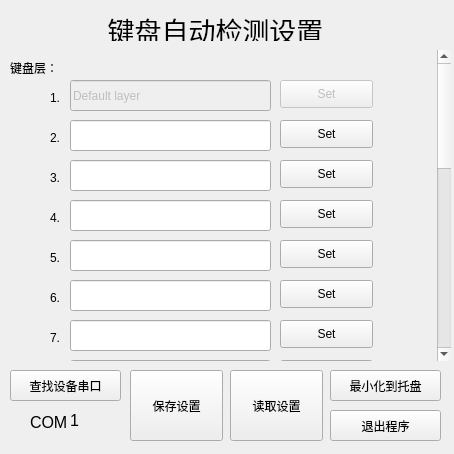
<?xml version="1.0" encoding="UTF-8"?>
<ui version="4.0">
 <class>MainWindow</class>
 <widget class="QMainWindow" name="MainWindow">
  <property name="enabled">
   <bool>true</bool>
  </property>
  <property name="geometry">
   <rect>
    <x>0</x>
    <y>0</y>
    <width>454</width>
    <height>454</height>
   </rect>
  </property>
  <property name="sizePolicy">
   <sizepolicy hsizetype="Fixed" vsizetype="Fixed">
    <horstretch>0</horstretch>
    <verstretch>0</verstretch>
   </sizepolicy>
  </property>
  <property name="minimumSize">
   <size>
    <width>454</width>
    <height>454</height>
   </size>
  </property>
  <property name="maximumSize">
   <size>
    <width>454</width>
    <height>454</height>
   </size>
  </property>
  <property name="sizeIncrement">
   <size>
    <width>0</width>
    <height>-1</height>
   </size>
  </property>
  <property name="baseSize">
   <size>
    <width>0</width>
    <height>-1</height>
   </size>
  </property>
  <property name="windowTitle">
   <string>键盘设置</string>
  </property>
  <property name="windowIcon">
   <iconset theme="rgb.png">
    <normaloff>.</normaloff>.</iconset>
  </property>
  <widget class="QWidget" name="centralWidget">
   <widget class="QScrollArea" name="scrollArea">
    <property name="geometry">
     <rect>
      <x>0</x>
      <y>50</y>
      <width>451</width>
      <height>311</height>
     </rect>
    </property>
    <property name="sizePolicy">
     <sizepolicy hsizetype="Fixed" vsizetype="Fixed">
      <horstretch>0</horstretch>
      <verstretch>0</verstretch>
     </sizepolicy>
    </property>
    <property name="mouseTracking">
     <bool>false</bool>
    </property>
    <property name="tabletTracking">
     <bool>false</bool>
    </property>
    <property name="contextMenuPolicy">
     <enum>Qt::ActionsContextMenu</enum>
    </property>
    <property name="frameShape">
     <enum>QFrame::NoFrame</enum>
    </property>
    <property name="lineWidth">
     <number>0</number>
    </property>
    <property name="verticalScrollBarPolicy">
     <enum>Qt::ScrollBarAsNeeded</enum>
    </property>
    <property name="horizontalScrollBarPolicy">
     <enum>Qt::ScrollBarAlwaysOff</enum>
    </property>
    <property name="sizeAdjustPolicy">
     <enum>QAbstractScrollArea::AdjustToContents</enum>
    </property>
    <property name="widgetResizable">
     <bool>false</bool>
    </property>
    <widget class="QWidget" name="scrollAreaWidgetContents">
     <property name="geometry">
      <rect>
       <x>0</x>
       <y>0</y>
       <width>419</width>
       <height>839</height>
      </rect>
     </property>
     <widget class="QLabel" name="label_2">
      <property name="geometry">
       <rect>
        <x>50</x>
        <y>80</y>
        <width>21</width>
        <height>16</height>
       </rect>
      </property>
      <property name="text">
       <string>2.</string>
      </property>
     </widget>
     <widget class="QLabel" name="label_3">
      <property name="geometry">
       <rect>
        <x>50</x>
        <y>120</y>
        <width>21</width>
        <height>16</height>
       </rect>
      </property>
      <property name="text">
       <string>3.</string>
      </property>
     </widget>
     <widget class="QLabel" name="label_4">
      <property name="geometry">
       <rect>
        <x>50</x>
        <y>160</y>
        <width>21</width>
        <height>16</height>
       </rect>
      </property>
      <property name="text">
       <string>4.</string>
      </property>
     </widget>
     <widget class="QLabel" name="label_5">
      <property name="geometry">
       <rect>
        <x>50</x>
        <y>200</y>
        <width>21</width>
        <height>16</height>
       </rect>
      </property>
      <property name="text">
       <string>5.</string>
      </property>
     </widget>
     <widget class="QLabel" name="label_6">
      <property name="geometry">
       <rect>
        <x>50</x>
        <y>240</y>
        <width>21</width>
        <height>16</height>
       </rect>
      </property>
      <property name="text">
       <string>6.</string>
      </property>
     </widget>
     <widget class="QLabel" name="label_7">
      <property name="geometry">
       <rect>
        <x>50</x>
        <y>280</y>
        <width>21</width>
        <height>16</height>
       </rect>
      </property>
      <property name="text">
       <string>7.</string>
      </property>
     </widget>
     <widget class="QLabel" name="label">
      <property name="geometry">
       <rect>
        <x>50</x>
        <y>40</y>
        <width>21</width>
        <height>16</height>
       </rect>
      </property>
      <property name="text">
       <string>1.</string>
      </property>
     </widget>
     <widget class="QPushButton" name="pushButton">
      <property name="enabled">
       <bool>false</bool>
      </property>
      <property name="geometry">
       <rect>
        <x>280</x>
        <y>30</y>
        <width>93</width>
        <height>28</height>
       </rect>
      </property>
      <property name="text">
       <string>Set</string>
      </property>
     </widget>
     <widget class="QPushButton" name="setButton_2">
      <property name="geometry">
       <rect>
        <x>280</x>
        <y>70</y>
        <width>93</width>
        <height>28</height>
       </rect>
      </property>
      <property name="text">
       <string>Set</string>
      </property>
     </widget>
     <widget class="QPushButton" name="setButton_3">
      <property name="geometry">
       <rect>
        <x>280</x>
        <y>110</y>
        <width>93</width>
        <height>28</height>
       </rect>
      </property>
      <property name="text">
       <string>Set</string>
      </property>
     </widget>
     <widget class="QPushButton" name="setButton_4">
      <property name="geometry">
       <rect>
        <x>280</x>
        <y>150</y>
        <width>93</width>
        <height>28</height>
       </rect>
      </property>
      <property name="text">
       <string>Set</string>
      </property>
     </widget>
     <widget class="QPushButton" name="setButton_5">
      <property name="geometry">
       <rect>
        <x>280</x>
        <y>190</y>
        <width>93</width>
        <height>28</height>
       </rect>
      </property>
      <property name="text">
       <string>Set</string>
      </property>
     </widget>
     <widget class="QPushButton" name="setButton_6">
      <property name="geometry">
       <rect>
        <x>280</x>
        <y>230</y>
        <width>93</width>
        <height>28</height>
       </rect>
      </property>
      <property name="text">
       <string>Set</string>
      </property>
     </widget>
     <widget class="QPushButton" name="setButton_7">
      <property name="geometry">
       <rect>
        <x>280</x>
        <y>270</y>
        <width>93</width>
        <height>28</height>
       </rect>
      </property>
      <property name="text">
       <string>Set</string>
      </property>
     </widget>
     <widget class="QLabel" name="label_8">
      <property name="geometry">
       <rect>
        <x>50</x>
        <y>320</y>
        <width>21</width>
        <height>16</height>
       </rect>
      </property>
      <property name="text">
       <string>8.</string>
      </property>
     </widget>
     <widget class="QPushButton" name="setButton_8">
      <property name="geometry">
       <rect>
        <x>280</x>
        <y>310</y>
        <width>93</width>
        <height>28</height>
       </rect>
      </property>
      <property name="text">
       <string>Set</string>
      </property>
     </widget>
     <widget class="QLabel" name="label_9">
      <property name="geometry">
       <rect>
        <x>50</x>
        <y>360</y>
        <width>21</width>
        <height>16</height>
       </rect>
      </property>
      <property name="text">
       <string>9.</string>
      </property>
     </widget>
     <widget class="QPushButton" name="setButton_9">
      <property name="geometry">
       <rect>
        <x>280</x>
        <y>350</y>
        <width>93</width>
        <height>28</height>
       </rect>
      </property>
      <property name="text">
       <string>Set</string>
      </property>
     </widget>
     <widget class="QLabel" name="label_10">
      <property name="geometry">
       <rect>
        <x>50</x>
        <y>400</y>
        <width>21</width>
        <height>16</height>
       </rect>
      </property>
      <property name="text">
       <string>10.</string>
      </property>
     </widget>
     <widget class="QPushButton" name="setButton_10">
      <property name="geometry">
       <rect>
        <x>280</x>
        <y>390</y>
        <width>93</width>
        <height>28</height>
       </rect>
      </property>
      <property name="text">
       <string>Set</string>
      </property>
     </widget>
     <widget class="QLabel" name="label_11">
      <property name="geometry">
       <rect>
        <x>50</x>
        <y>440</y>
        <width>21</width>
        <height>16</height>
       </rect>
      </property>
      <property name="text">
       <string>11.</string>
      </property>
     </widget>
     <widget class="QPushButton" name="setButton_11">
      <property name="geometry">
       <rect>
        <x>280</x>
        <y>430</y>
        <width>93</width>
        <height>28</height>
       </rect>
      </property>
      <property name="text">
       <string>Set</string>
      </property>
     </widget>
     <widget class="QLabel" name="label_12">
      <property name="geometry">
       <rect>
        <x>50</x>
        <y>480</y>
        <width>21</width>
        <height>16</height>
       </rect>
      </property>
      <property name="text">
       <string>12.</string>
      </property>
     </widget>
     <widget class="QPushButton" name="setButton_12">
      <property name="geometry">
       <rect>
        <x>280</x>
        <y>470</y>
        <width>93</width>
        <height>28</height>
       </rect>
      </property>
      <property name="text">
       <string>Set</string>
      </property>
     </widget>
     <widget class="QLabel" name="label_13">
      <property name="geometry">
       <rect>
        <x>50</x>
        <y>520</y>
        <width>21</width>
        <height>16</height>
       </rect>
      </property>
      <property name="text">
       <string>13.</string>
      </property>
     </widget>
     <widget class="QPushButton" name="setButton_13">
      <property name="geometry">
       <rect>
        <x>280</x>
        <y>510</y>
        <width>93</width>
        <height>28</height>
       </rect>
      </property>
      <property name="text">
       <string>Set</string>
      </property>
     </widget>
     <widget class="QLabel" name="label_14">
      <property name="geometry">
       <rect>
        <x>50</x>
        <y>560</y>
        <width>21</width>
        <height>16</height>
       </rect>
      </property>
      <property name="text">
       <string>14.</string>
      </property>
     </widget>
     <widget class="QPushButton" name="setButton_14">
      <property name="geometry">
       <rect>
        <x>280</x>
        <y>550</y>
        <width>93</width>
        <height>28</height>
       </rect>
      </property>
      <property name="text">
       <string>Set</string>
      </property>
     </widget>
     <widget class="QLabel" name="label_15">
      <property name="geometry">
       <rect>
        <x>50</x>
        <y>600</y>
        <width>21</width>
        <height>16</height>
       </rect>
      </property>
      <property name="text">
       <string>15.</string>
      </property>
     </widget>
     <widget class="QPushButton" name="setButton_15">
      <property name="geometry">
       <rect>
        <x>280</x>
        <y>590</y>
        <width>93</width>
        <height>28</height>
       </rect>
      </property>
      <property name="text">
       <string>Set</string>
      </property>
     </widget>
     <widget class="QLabel" name="label_16">
      <property name="geometry">
       <rect>
        <x>50</x>
        <y>640</y>
        <width>21</width>
        <height>16</height>
       </rect>
      </property>
      <property name="text">
       <string>16.</string>
      </property>
     </widget>
     <widget class="QPushButton" name="setButton_16">
      <property name="geometry">
       <rect>
        <x>280</x>
        <y>630</y>
        <width>93</width>
        <height>28</height>
       </rect>
      </property>
      <property name="text">
       <string>Set</string>
      </property>
     </widget>
     <widget class="QLabel" name="label_17">
      <property name="geometry">
       <rect>
        <x>50</x>
        <y>680</y>
        <width>21</width>
        <height>16</height>
       </rect>
      </property>
      <property name="text">
       <string>17.</string>
      </property>
     </widget>
     <widget class="QPushButton" name="setButton_17">
      <property name="geometry">
       <rect>
        <x>280</x>
        <y>670</y>
        <width>93</width>
        <height>28</height>
       </rect>
      </property>
      <property name="text">
       <string>Set</string>
      </property>
     </widget>
     <widget class="QLabel" name="label_18">
      <property name="geometry">
       <rect>
        <x>50</x>
        <y>720</y>
        <width>21</width>
        <height>16</height>
       </rect>
      </property>
      <property name="text">
       <string>18.</string>
      </property>
     </widget>
     <widget class="QPushButton" name="setButton_18">
      <property name="geometry">
       <rect>
        <x>280</x>
        <y>710</y>
        <width>93</width>
        <height>28</height>
       </rect>
      </property>
      <property name="text">
       <string>Set</string>
      </property>
     </widget>
     <widget class="QLabel" name="label_19">
      <property name="geometry">
       <rect>
        <x>50</x>
        <y>760</y>
        <width>21</width>
        <height>16</height>
       </rect>
      </property>
      <property name="text">
       <string>19.</string>
      </property>
     </widget>
     <widget class="QPushButton" name="setButton_19">
      <property name="geometry">
       <rect>
        <x>280</x>
        <y>750</y>
        <width>93</width>
        <height>28</height>
       </rect>
      </property>
      <property name="text">
       <string>Set</string>
      </property>
     </widget>
     <widget class="QLabel" name="label_20">
      <property name="geometry">
       <rect>
        <x>50</x>
        <y>800</y>
        <width>21</width>
        <height>16</height>
       </rect>
      </property>
      <property name="text">
       <string>20.</string>
      </property>
     </widget>
     <widget class="QPushButton" name="setButton_20">
      <property name="geometry">
       <rect>
        <x>280</x>
        <y>790</y>
        <width>93</width>
        <height>28</height>
       </rect>
      </property>
      <property name="text">
       <string>Set</string>
      </property>
     </widget>
     <widget class="QLabel" name="label_24">
      <property name="geometry">
       <rect>
        <x>10</x>
        <y>10</y>
        <width>72</width>
        <height>15</height>
       </rect>
      </property>
      <property name="text">
       <string>键盘层：</string>
      </property>
     </widget>
     <widget class="QLineEdit" name="lineEdit">
      <property name="enabled">
       <bool>false</bool>
      </property>
      <property name="geometry">
       <rect>
        <x>70</x>
        <y>30</y>
        <width>201</width>
        <height>31</height>
       </rect>
      </property>
      <property name="text">
       <string>Default layer</string>
      </property>
     </widget>
     <widget class="QLineEdit" name="lineEdit_2">
      <property name="geometry">
       <rect>
        <x>70</x>
        <y>70</y>
        <width>201</width>
        <height>31</height>
       </rect>
      </property>
      <property name="inputMask">
       <string/>
      </property>
      <property name="text">
       <string/>
      </property>
     </widget>
     <widget class="QLineEdit" name="lineEdit_3">
      <property name="geometry">
       <rect>
        <x>70</x>
        <y>110</y>
        <width>201</width>
        <height>31</height>
       </rect>
      </property>
     </widget>
     <widget class="QLineEdit" name="lineEdit_4">
      <property name="geometry">
       <rect>
        <x>70</x>
        <y>150</y>
        <width>201</width>
        <height>31</height>
       </rect>
      </property>
     </widget>
     <widget class="QLineEdit" name="lineEdit_5">
      <property name="geometry">
       <rect>
        <x>70</x>
        <y>190</y>
        <width>201</width>
        <height>31</height>
       </rect>
      </property>
     </widget>
     <widget class="QLineEdit" name="lineEdit_6">
      <property name="geometry">
       <rect>
        <x>70</x>
        <y>230</y>
        <width>201</width>
        <height>31</height>
       </rect>
      </property>
     </widget>
     <widget class="QLineEdit" name="lineEdit_7">
      <property name="geometry">
       <rect>
        <x>70</x>
        <y>270</y>
        <width>201</width>
        <height>31</height>
       </rect>
      </property>
     </widget>
     <widget class="QLineEdit" name="lineEdit_8">
      <property name="geometry">
       <rect>
        <x>70</x>
        <y>310</y>
        <width>201</width>
        <height>31</height>
       </rect>
      </property>
     </widget>
     <widget class="QLineEdit" name="lineEdit_9">
      <property name="geometry">
       <rect>
        <x>70</x>
        <y>350</y>
        <width>201</width>
        <height>31</height>
       </rect>
      </property>
     </widget>
     <widget class="QLineEdit" name="lineEdit_10">
      <property name="geometry">
       <rect>
        <x>70</x>
        <y>390</y>
        <width>201</width>
        <height>31</height>
       </rect>
      </property>
     </widget>
     <widget class="QLineEdit" name="lineEdit_11">
      <property name="geometry">
       <rect>
        <x>70</x>
        <y>430</y>
        <width>201</width>
        <height>31</height>
       </rect>
      </property>
     </widget>
     <widget class="QLineEdit" name="lineEdit_12">
      <property name="geometry">
       <rect>
        <x>70</x>
        <y>470</y>
        <width>201</width>
        <height>31</height>
       </rect>
      </property>
     </widget>
     <widget class="QLineEdit" name="lineEdit_13">
      <property name="geometry">
       <rect>
        <x>70</x>
        <y>510</y>
        <width>201</width>
        <height>31</height>
       </rect>
      </property>
     </widget>
     <widget class="QLineEdit" name="lineEdit_14">
      <property name="geometry">
       <rect>
        <x>70</x>
        <y>550</y>
        <width>201</width>
        <height>31</height>
       </rect>
      </property>
     </widget>
     <widget class="QLineEdit" name="lineEdit_15">
      <property name="geometry">
       <rect>
        <x>70</x>
        <y>590</y>
        <width>201</width>
        <height>31</height>
       </rect>
      </property>
     </widget>
     <widget class="QLineEdit" name="lineEdit_16">
      <property name="geometry">
       <rect>
        <x>70</x>
        <y>630</y>
        <width>201</width>
        <height>31</height>
       </rect>
      </property>
     </widget>
     <widget class="QLineEdit" name="lineEdit_17">
      <property name="geometry">
       <rect>
        <x>70</x>
        <y>670</y>
        <width>201</width>
        <height>31</height>
       </rect>
      </property>
     </widget>
     <widget class="QLineEdit" name="lineEdit_18">
      <property name="geometry">
       <rect>
        <x>70</x>
        <y>710</y>
        <width>201</width>
        <height>31</height>
       </rect>
      </property>
     </widget>
     <widget class="QLineEdit" name="lineEdit_19">
      <property name="geometry">
       <rect>
        <x>70</x>
        <y>750</y>
        <width>201</width>
        <height>31</height>
       </rect>
      </property>
     </widget>
     <widget class="QLineEdit" name="lineEdit_20">
      <property name="geometry">
       <rect>
        <x>70</x>
        <y>790</y>
        <width>201</width>
        <height>31</height>
       </rect>
      </property>
     </widget>
    </widget>
   </widget>
   <widget class="QLabel" name="label_21">
    <property name="geometry">
     <rect>
      <x>80</x>
      <y>10</y>
      <width>271</width>
      <height>31</height>
     </rect>
    </property>
    <property name="text">
     <string>&lt;html&gt;&lt;head/&gt;&lt;body&gt;&lt;p align=&quot;center&quot;&gt;&lt;span style=&quot; font-size:20pt;&quot;&gt;键盘自动检测设置&lt;/span&gt;&lt;/p&gt;&lt;/body&gt;&lt;/html&gt;</string>
    </property>
   </widget>
   <widget class="QPushButton" name="pushButton_21">
    <property name="geometry">
     <rect>
      <x>10</x>
      <y>370</y>
      <width>111</width>
      <height>31</height>
     </rect>
    </property>
    <property name="text">
     <string>查找设备串口</string>
    </property>
   </widget>
   <widget class="QPushButton" name="exit_button">
    <property name="geometry">
     <rect>
      <x>330</x>
      <y>410</y>
      <width>111</width>
      <height>31</height>
     </rect>
    </property>
    <property name="text">
     <string>退出程序</string>
    </property>
   </widget>
   <widget class="QLabel" name="label_22">
    <property name="geometry">
     <rect>
      <x>30</x>
      <y>410</y>
      <width>41</width>
      <height>21</height>
     </rect>
    </property>
    <property name="font">
     <font>
      <pointsize>12</pointsize>
     </font>
    </property>
    <property name="text">
     <string>COM：</string>
    </property>
   </widget>
   <widget class="QLabel" name="COM_num">
    <property name="geometry">
     <rect>
      <x>70</x>
      <y>410</y>
      <width>16</width>
      <height>21</height>
     </rect>
    </property>
    <property name="font">
     <font>
      <pointsize>12</pointsize>
     </font>
    </property>
    <property name="text">
     <string>1</string>
    </property>
   </widget>
   <widget class="QPushButton" name="save_button">
    <property name="geometry">
     <rect>
      <x>130</x>
      <y>370</y>
      <width>93</width>
      <height>71</height>
     </rect>
    </property>
    <property name="text">
     <string>保存设置</string>
    </property>
   </widget>
   <widget class="QPushButton" name="read_button">
    <property name="geometry">
     <rect>
      <x>230</x>
      <y>370</y>
      <width>93</width>
      <height>71</height>
     </rect>
    </property>
    <property name="text">
     <string>读取设置</string>
    </property>
   </widget>
   <widget class="QPushButton" name="Hide_button">
    <property name="geometry">
     <rect>
      <x>330</x>
      <y>370</y>
      <width>111</width>
      <height>31</height>
     </rect>
    </property>
    <property name="text">
     <string>最小化到托盘</string>
    </property>
   </widget>
  </widget>
 </widget>
 <layoutdefault spacing="6" margin="11"/>
 <resources/>
 <connections>
  <connection>
   <sender>exit_button</sender>
   <signal>clicked()</signal>
   <receiver>MainWindow</receiver>
   <slot>close()</slot>
   <hints>
    <hint type="sourcelabel">
     <x>399</x>
     <y>398</y>
    </hint>
    <hint type="destinationlabel">
     <x>385</x>
     <y>431</y>
    </hint>
   </hints>
  </connection>
 </connections>
</ui>
